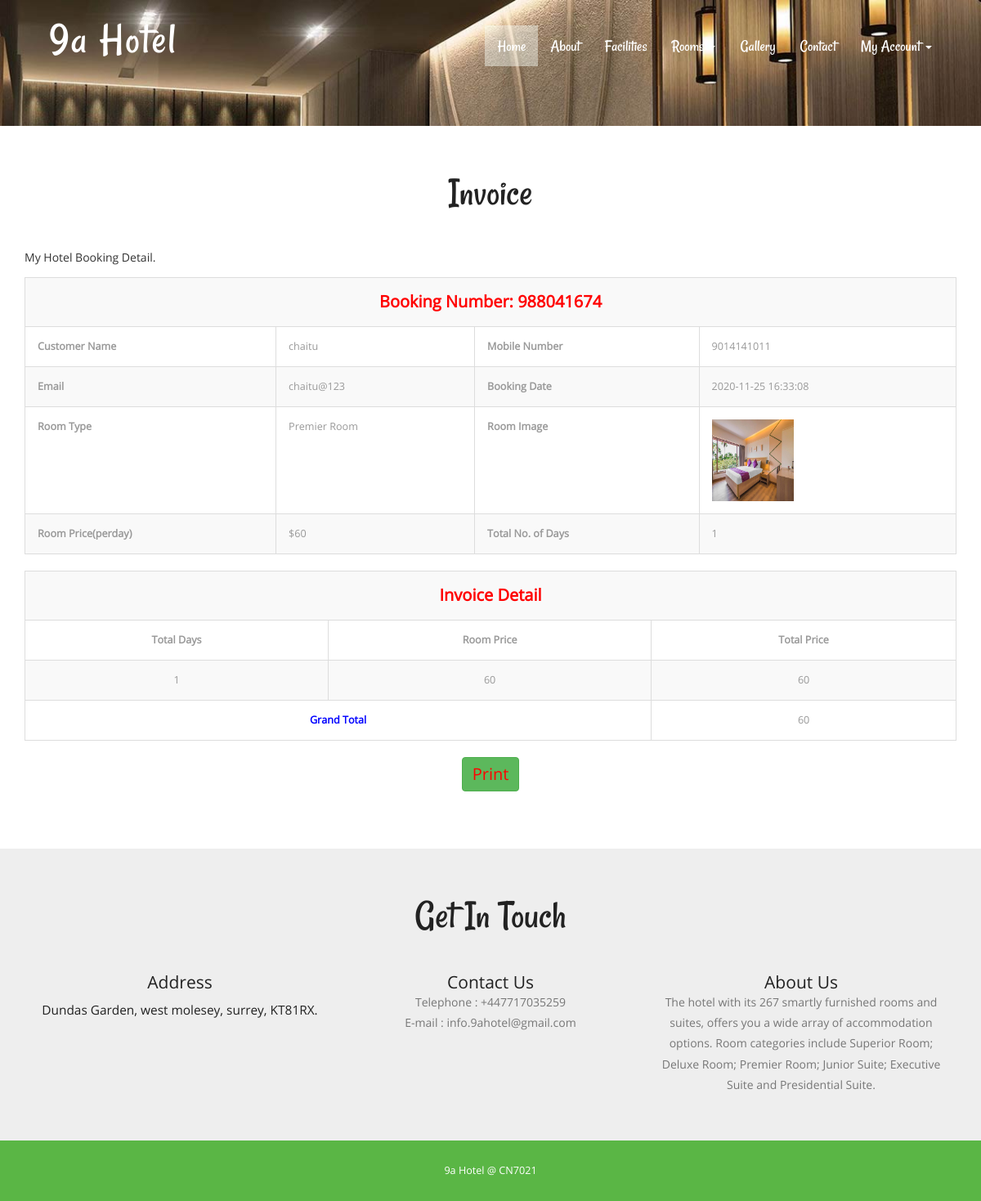
The page /invoice.php?invid=3 (signed in) on the database its author committed.
### tables this page shows
CREATE TABLE `tblbooking` (
  `ID` int(10) NOT NULL,
  `RoomId` int(5) DEFAULT NULL,
  `BookingNumber` varchar(120) DEFAULT NULL,
  `UserID` int(5) NOT NULL,
  `IDType` varchar(120) DEFAULT NULL,
  `Gender` varchar(50) DEFAULT NULL,
  `Address` mediumtext DEFAULT NULL,
  `CheckinDate` varchar(200) DEFAULT NULL,
  `CheckoutDate` varchar(200) DEFAULT NULL,
  `BookingDate` timestamp NULL DEFAULT current_timestamp(),
  `Remark` varchar(50) DEFAULT NULL,
  `Status` varchar(50) DEFAULT NULL,
  `UpdationDate` timestamp NULL DEFAULT NULL ON UPDATE current_timestamp()
);

CREATE TABLE `tbluser` (
  `ID` int(10) NOT NULL,
  `FullName` varchar(200) DEFAULT NULL,
  `MobileNumber` bigint(10) DEFAULT NULL,
  `Email` varchar(120) DEFAULT NULL,
  `Password` varchar(120) DEFAULT NULL,
  `RegDate` timestamp NULL DEFAULT current_timestamp()
);

CREATE TABLE `tblcategory` (
  `ID` int(10) NOT NULL,
  `CategoryName` varchar(120) DEFAULT NULL,
  `Description` mediumtext DEFAULT NULL,
  `Price` int(5) NOT NULL,
  `Date` timestamp NULL DEFAULT current_timestamp()
);

CREATE TABLE `tblroom` (
  `ID` int(10) NOT NULL,
  `RoomType` int(10) DEFAULT NULL,
  `RoomName` varchar(200) DEFAULT NULL,
  `MaxAdult` int(5) DEFAULT NULL,
  `MaxChild` int(5) DEFAULT NULL,
  `RoomDesc` mediumtext DEFAULT NULL,
  `NoofBed` int(5) DEFAULT NULL,
  `Image` varchar(200) DEFAULT NULL,
  `RoomFacility` varchar(200) DEFAULT NULL,
  `CreationDate` timestamp NULL DEFAULT current_timestamp()
);

CREATE TABLE `tblpage` (
  `ID` int(10) NOT NULL,
  `PageType` varchar(120) DEFAULT NULL,
  `PageTitle` varchar(200) DEFAULT NULL,
  `PageDescription` mediumtext DEFAULT NULL,
  `Email` varchar(120) DEFAULT NULL,
  `MobileNumber` bigint(10) DEFAULT NULL,
  `UpdationDate` timestamp NULL DEFAULT NULL ON UPDATE current_timestamp()
);

### invoice.php (the view, shortened to what this page needs)
 <?php
include('includes/dbconnection.php');
if (strlen($_SESSION['hbmsuid']==0)) {
  header('location:logout.php');
  } else{
?>
<!DOCTYPE HTML>
<html>
<head>
<link href="css/bootstrap.css" rel="stylesheet" type="text/css" media="all">
<link href="css/style.css" rel="stylesheet" type="text/css" media="all" />
</head>
<body>
			<div class="header head-top">
				<div class="container">
	<?php include_once('includes/header.php');?>
		</div>
</div>
	<div class="typography">
			<div class="container">
				<div class="typography-info">
					<h2 class="type">Invoice</h2>
				</div>
				<p>My Hotel Booking Detail.</p>
				<div class="bs-docs-example">
					<?php
$invid=$_GET['invid'];
$sql="SELECT tblbooking.BookingNumber,tbluser.FullName,DATEDIFF(tblbooking.CheckoutDate,tblbooking.CheckinDate) as ddf,tbluser.MobileNumber,tbluser.Email,tblbooking.IDType,tblbooking.Gender,tblbooking.Address,tblbooking.CheckinDate,tblbooking.CheckoutDate,tblbooking.BookingDate,tblbooking.Remark,tblbooking.Status,tblbooking.UpdationDate,tblcategory.CategoryName,tblcategory.Description,tblcategory.Price,tblroom.RoomName,tblroom.MaxAdult,tblroom.MaxChild,tblroom.RoomDesc,tblroom.NoofBed,tblroom.Image,tblroom.RoomFacility
from tblbooking
join tblroom on tblbooking.RoomId=tblroom.ID
join tblcategory on tblcategory.ID=tblroom.RoomType
join tbluser on tblbooking.UserID=tbluser.ID
where tblbooking.ID=:invid";
$query = $dbh -> prepare($sql);
$query-> bindParam(':invid', $invid, PDO::PARAM_STR);
$query->execute();
$results=$query->fetchAll(PDO::FETCH_OBJ);
$cnt=1;
if($query->rowCount() > 0)
{
foreach($results as $row)
{               ?>
                            <table border="1" class="table table-bordered table-striped table-vcenter js-dataTable-full-pagination">
                                            <tr>
    <th colspan="5" style="text-align: center;color: red;font-size: 20px">Booking Number: <?php  echo $row->BookingNumber;?></th>
  </tr>
  <tr>
    <th>Customer Name</th>
    <td><?php  echo $row->FullName;?></td>
   <th>Mobile Number</th>
    <td colspan="2"><?php  echo $row->MobileNumber;?></td>
  </tr>
  <tr>
    <th>Email</th>
    <td><?php  echo $row->Email;?></td>
    <th>Booking Date</th>
    <td colspan="2"><?php  echo $row->BookingDate;?></td>
  </tr>
   <tr>
    <th>Room Type</th>
    <td><?php  echo $row->CategoryName;?></td>
    <th>Room Image</th>
    <td><img src="admin/images/<?php echo $row->Image;?>" width="100" height="100" value="<?php  echo $row->Image;?>"></td>
  </tr>
 <tr>
    <th>Room Price(perday)</th>
    <td>$<?php  echo $row->Price;?></td>
    <th>Total No. of Days</th>
    <td colspan="2"><?php  echo $row->ddf;?></td>
  </tr>
<table border="1" class="table table-bordered table-striped table-vcenter js-dataTable-full-pagination">
  <tr>
    <th colspan="5" style="text-align: center;color: red;font-size: 20px">Invoice Detail</th>
  </tr>
  <tr>
    <th style="text-align: center;">Total Days</th>
   <th style="text-align: center;">Room Price</th>
   <th style="text-align: center;">Total Price</th>
  </tr>
<tr>
  <td style="text-align: center;"><?php  echo $ddf=$row->ddf;?></td>
  <td style="text-align: center;"><?php  echo $tp= $row->Price;?></td>
<td style="text-align: center;"><?php  echo $total= $ddf*$tp;?></td>
  </tr>
  <?php
$grandtotal+=$total;
$cnt=$cnt+1;} ?>
<tr>
  <th colspan="2" style="text-align:center;color: blue">Grand Total </th>
<td colspan="2" style="text-align: center;"><?php  echo $grandtotal;?></td>
</tr>
<?php $cnt=$cnt+1;} ?>
</table>
</table>
<p style="text-align: center;font-size: 20px">
  <input name="Submit2" type="submit" class="btn btn-success" style="color: red;font-size: 20px" value="Print" onClick="return f3();" style="cursor: pointer;"  /></p>
				</div>
			</div>
	</div>
			<?php include_once('includes/getintouch.php');?>
				<?php include_once('includes/footer.php');?>
</body>
</html>
<?php }  ?>

### includes/getintouch.php
<div class="touch-section">
					<div class="container">
						<h3>get in touch</h3>
						<div class="touch-grids">
							<?php
$sql="SELECT * from tblpage where PageType='contactus'";
$query = $dbh -> prepare($sql);
$query->execute();
$results=$query->fetchAll(PDO::FETCH_OBJ);
$cnt=1;
if($query->rowCount() > 0)
{
foreach($results as $row)
{               ?>
							<div class="col-md-4 touch-grid">
								<h4>address</h4>
								<h5><?php  echo htmlentities($row->PageDescription);?></h5>
							</div>
							<div class="col-md-4 touch-grid">
								<h4>Contact Us</h4>
								<p>Telephone : +<?php  echo htmlentities($row->MobileNumber);?></p>
							<p>E-mail : <?php  echo htmlentities($row->Email);?></p>
							</div><?php $cnt=$cnt+1;}} ?>
							<div class="col-md-4 touch-grid">
								<?php
$sql="SELECT * from tblpage where PageType='aboutus'";
$query = $dbh -> prepare($sql);
$query->execute();
$results=$query->fetchAll(PDO::FETCH_OBJ);
$cnt=1;
if($query->rowCount() > 0)
{
foreach($results as $row)
{               ?>
							<h4><?php  echo htmlentities($row->PageTitle);?></h4>
								<p><?php  echo htmlentities($row->PageDescription);?></p>
							</div><?php $cnt=$cnt+1;}} ?>
							<div class="clearfix"></div>
						</div>
					</div>
					</div>

### css/style.css (style rules this page uses)
h1,h2,h3,h4,h5,h6 { padding:0 0; margin:0 0; }
p { padding:0 0; margin:0 0; }
body { padding:0 0; margin:0 0; font-family: 'OpenSans-Regular' }
.header { background:url(../images/banner1.jpg) no-repeat 0px 0px; background-size:cover; -webkit-background-size: cover; -moz-background-size: cover; -o-background-size: cover; -ms-background-size: cover; min-height:764px; padding-bottom: 4em; }
.touch-section { padding: 4em 0; text-align: center; background-color: #eee; }
.touch-grids { margin-top: 3em; }
.touch-grid h4 { font-size: 1.5em; color: #222; text-transform: capitalize; }
.touch-section h3 { font-size: 3.5em; text-transform: capitalize; font-family: 'Rancho-Regular'; color: #222; }
.touch-grid h5 { font-size: 1.1em; padding: 1em 0; color: #222; }
.touch-grid p { font-size: 1em; line-height: 1.8em; color: #777; }
.head-top { min-height: 115px !important; }
.typography-info { text-align: center; margin-bottom: 3em; }
h2.type { font-size: 3.5em; text-transform: capitalize; font-family: 'Rancho-Regular'; color: #222; }
.typography { padding: 4em 0; }
.table > thead > tr > th, .table > tbody > tr > th, .table > tfoot > tr > th, .table > thead > tr > td, .table > tbody > tr > td, .table > tfoot > tr > td { border-top: none !important; }
.bs-docs-example { margin: 1em 0; }
.table td, .table>tbody>tr>td, .table>tbody>tr>th, .table>tfoot>tr>td, .table>tfoot>tr>th, .table>thead>tr>td, .table>thead>tr>th { padding: 15px!important; }
.table > thead > tr > th, .table > tbody > tr > th, .table > tfoot > tr > th, .table > thead > tr > td, .table > tbody > tr > td, .table > tfoot > tr > td { font-size: 0.9em; color: #999; border-top: none !important; }
@media (max-width:1440px) { .header { min-height: 679px; } }
@media (max-width:1366px) { .header { min-height: 652px; } }
@media (max-width:1280px) { .header { min-height: 602px; } }

### rows shown on the page
tblbooking: BookingNumber "988041674", UserID.FullName "chaitu", UserID.MobileNumber "9014141011", UserID.Email "chaitu@123", BookingDate "2020-11-25 16:33:08", tblcategory.CategoryName "Premier Room", RoomId.Image (picture), tblcategory.Price "60", ddf "1"
tblpage: PageDescription "Dundas Garden, west molesey, surrey, KT81RX.", MobileNumber "447717035259", Email "info.9ahotel@gmail.com"
tblpage: PageTitle "About Us", PageDescription "The hotel with its 267 smartly furnished rooms and suites, offers you a wide array of accommodation options. Room categories include Superior Room; Deluxe Room; Premier Room; Junior Suite; Executive Suite and Presidential Suite."

### other values the page prints
$grandtotal "60"
